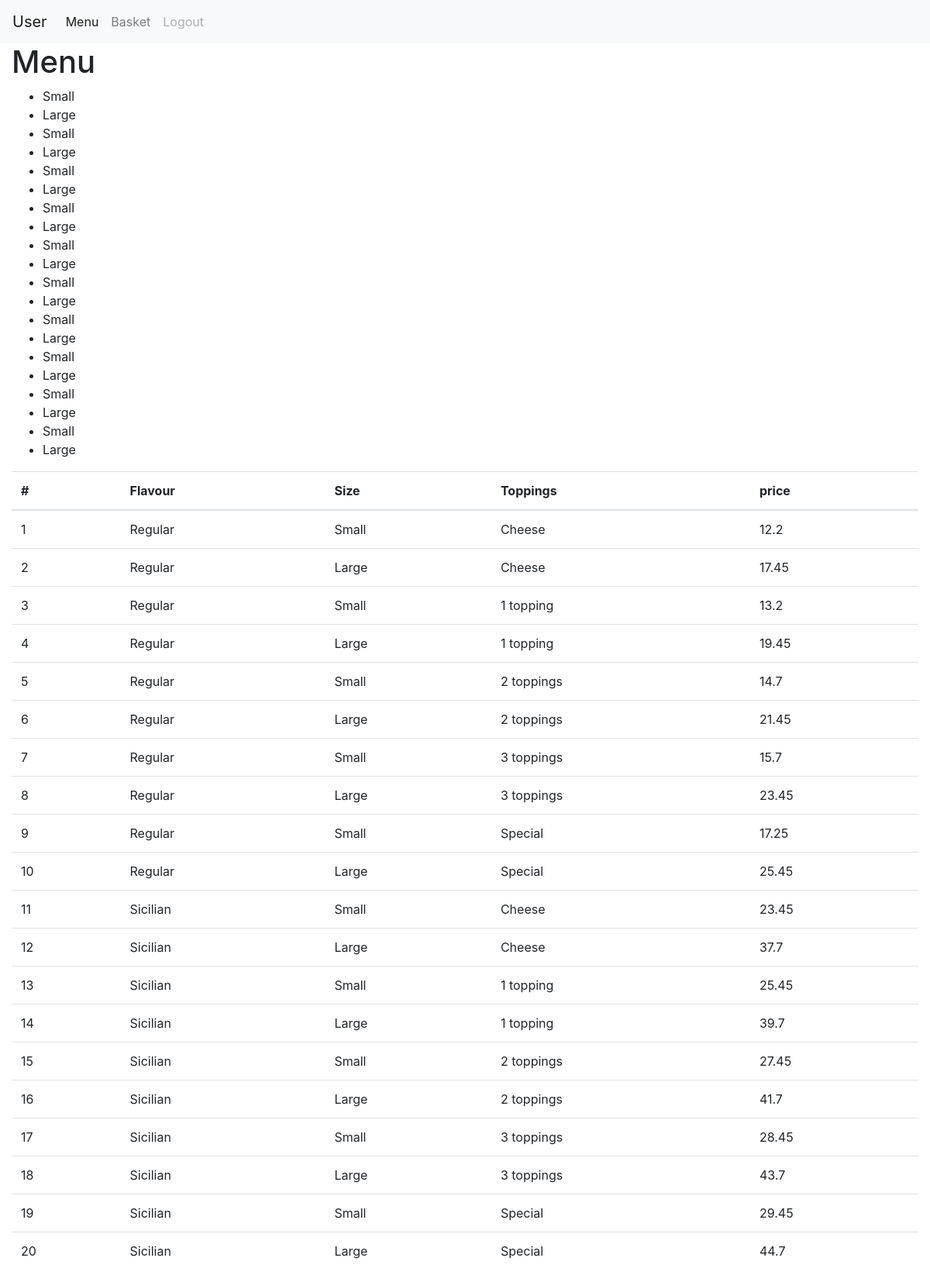
The app's page / (signed in) with its own data.
### orders/models.py (models this page shows)
class Pizza(models.Model):
    flavour = models.ForeignKey(Flavour, on_delete=models.CASCADE, related_name='pizza_flavour')
    size = models.ForeignKey(Size, on_delete=models.CASCADE, related_name='pizza_size')
    topping = models.ForeignKey(Topping_type, on_delete=models.CASCADE, related_name='pizza_toppingType')
    price = models.FloatField(max_length=8)
    def __str__(self):
        return f"{self.id} - {self.flavour} / {self.size} / {self.topping} / {self.price}"

class Size(models.Model):
    size = models.CharField(max_length=16)
    def __str__(self):
        return f"{self.size}"

class Flavour(models.Model):
    flavour = models.CharField(max_length=16)
    def __str__(self):
        return f"{self.flavour}"

class Topping_type(models.Model):
    toppingType = models.CharField(max_length=32)
    def __str__(self):
        return f"{self.toppingType}"

### orders/views.py (the view)
# urls.py: path("", views.index, name="index"),
def index(request):
    if not request.user.is_authenticated:
        return render(request, "orders/login.html", {"message": None})
    pizzas_list = Pizza.objects.all()
    print(pizzas_list)
    context = {
        "user": request.user,
        "pizzas": pizzas_list
    }
    return render(request, "orders/menu.html", context)

### orders/templates/orders/menu.html (shortened to what this page needs)
{% extends "orders/base1.html" %}
{% block body %}
    <h1>Menu</h1>
    <ul>
        {% for pizza in pizzas %}
        <li> {{pizza.size}}</li>
        {% endfor %}
    </ul>
    <table class="table table-hover" id ="pizzas-menu">
            <thead>
              <tr>
                <th scope="col">#</th>
                <th scope="col">Flavour</th>
                <th scope="col">Size</th>
                <th scope="col">Toppings</th>
                <th scope="col">price</th>
              </tr>
            </thead>
            <tbody>
            {% for pizza in pizzas %}
              <tr>
                <td>{{pizza.id}}</td>
                <td>{{pizza.flavour}}</td>
                <td>{{pizza.size}}</td>
                <td>{{pizza.topping}}</td>
                <td>{{pizza.price}}</td>
              </tr>
            {% endfor %}
            </tbody>
          </table>
{% endblock %}

### orders/templates/orders/base1.html (shortened to what this page needs)
{% load static %}
<!DOCTYPE html>
<html>
    <head>
        <link rel="stylesheet" href="{% static 'orders/styles.css' %}"/>
            <link rel="stylesheet" href="https://maxcdn.bootstrapcdn.com/bootstrap/4.0.0/css/bootstrap.min.css">
        <nav class="navbar navbar-expand-lg navbar-light bg-light">
                <a class="navbar-brand" href="#">User</a>
                <div class="collapse navbar-collapse" id="navbarNavAltMarkup">
                  <div class="navbar-nav">
                    <a class="nav-item nav-link active" href="">Menu <span class="sr-only">(current)</span></a>
                    <a class="nav-item nav-link" href="">Basket</a>
                    <a class="nav-item nav-link disabled" href="{% url 'logout' %}">Logout</a>
                  </div>
                </div>
              </nav>
    </head>
    <body>
        <div class="container-fluid">
          {% block body %}
          {% endblock %}
        </div>
    </body>
</html>

### records on screen
Pizza: size "Small", id "1", flavour "Regular", topping "Cheese", price "12.2"
Pizza: size "Large", id "2", flavour "Regular", topping "Cheese", price "17.45"
Pizza: size "Small", id "3", flavour "Regular", topping "1 topping", price "13.2"
Pizza: size "Large", id "4", flavour "Regular", topping "1 topping", price "19.45"
Pizza: size "Small", id "5", flavour "Regular", topping "2 toppings", price "14.7"
Pizza: size "Large", id "6", flavour "Regular", topping "2 toppings", price "21.45"
Pizza: size "Small", id "7", flavour "Regular", topping "3 toppings", price "15.7"
Pizza: size "Large", id "8", flavour "Regular", topping "3 toppings", price "23.45"
Pizza: size "Small", id "9", flavour "Regular", topping "Special", price "17.25"
Pizza: size "Large", id "10", flavour "Regular", topping "Special", price "25.45"
Pizza: size "Small", id "11", flavour "Sicilian", topping "Cheese", price "23.45"
Pizza: size "Large", id "12", flavour "Sicilian", topping "Cheese", price "37.7"
Pizza: size "Small", id "13", flavour "Sicilian", topping "1 topping", price "25.45"
Pizza: size "Large", id "14", flavour "Sicilian", topping "1 topping", price "39.7"
Pizza: size "Small", id "15", flavour "Sicilian", topping "2 toppings", price "27.45"
Pizza: size "Large", id "16", flavour "Sicilian", topping "2 toppings", price "41.7"
Pizza: size "Small", id "17", flavour "Sicilian", topping "3 toppings", price "28.45"
Pizza: size "Large", id "18", flavour "Sicilian", topping "3 toppings", price "43.7"
Pizza: size "Small", id "19", flavour "Sicilian", topping "Special", price "29.45"
Pizza: size "Large", id "20", flavour "Sicilian", topping "Special", price "44.7"
